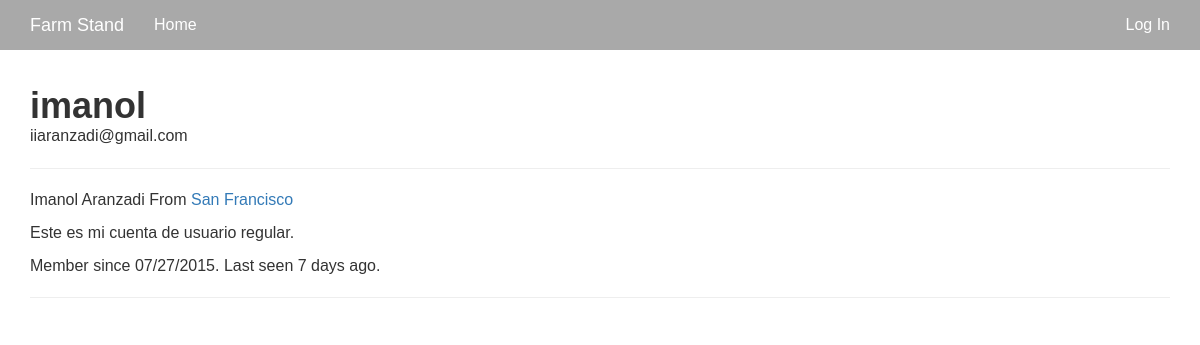
The page /user/imanol on the database as committed earlier.
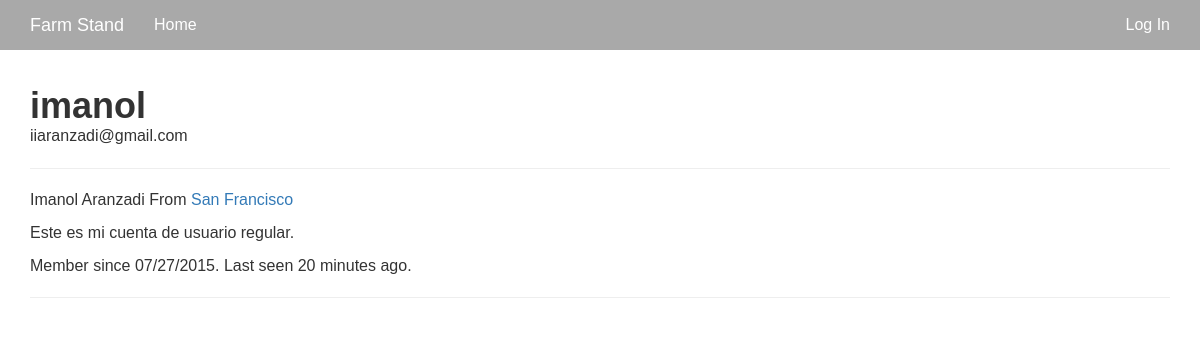
The same page on the database as committed later.
### app/models.py (models this page shows, shortened)
class User(UserMixin, db.Model):
    __tablename__ = 'users'
    id = db.Column(db.Integer, primary_key=True)
    email = db.Column(db.String(64), unique=True, index=True)
    phone = db.Column(db.String(64), unique=True, index=True)
    username = db.Column(db.String(64), unique=True, index=True)
    name = db.Column(db.String(64), index=True)
    about_me = db.Column(db.Text())
    location = db.Column(db.String(64))
    member_since = db.Column(db.DateTime(), default=datetime.utcnow)
    last_seen = db.Column(db.DateTime(), default=datetime.utcnow)
    role_id = db.Column(db.Integer, db.ForeignKey('roles.id'))
    password_hash = db.Column(db.String(128))
    confirmed = db.Column(db.Boolean, default=False)
    products = db.relationship('Product', backref='farmer', lazy='dynamic')
    @property
    def password(self):
        raise AttributeError('password is not a readable attribute')

### app/main/views.py (the view)
@main.route('/user/<username>')
def user(username):
    user = User.query.filter_by(username=username).first()
    if user is None:
        abort(404)
    return render_template('user.html', user=user)

### app/auth/views.py (called while the page is built)
@auth.before_app_request
def before_request():
    if current_user.is_authenticated():
        current_user.ping()
        if current_user.is_authenticated() and not current_user.confirmed and request.endpoint[:5] != 'auth.':
            return redirect(url_for('auth.unconfirmed'))

### app/main/__init__.py (called while the page is built)
@main.app_context_processor
def inject_permissions():
    return dict(Permission=Permission)

### app/models.py (called while the page is built)
    def is_administrator(self):
        return False

### app/templates/user.html (shortened to what this page needs)
{% extends "base.html" %}
{% import "bootstrap/wtf.html" as wtf %}
{% block content %}
<div class="container">
  <div class="page-header">
    <h1>{{ user.username }}</h1><span>{{ user.email }}</span>
    <hr>
    {% if user.name or user.location %} <p>
            {% if user.name %}{{ user.name }}{% endif %}
            {% if user.location %}
    From <a href="http://maps.google.com/?q={{ user.location }}"> {{ user.location }}
    </a>
    {% endif %}
    </p>
    {% endif %}
    {% if user.about_me %}<p>{{ user.about_me }}</p>{% endif %} <p>
            Member since {{ moment(user.member_since).format('L') }}.
            Last seen {{ moment(user.last_seen).fromNow() }}.
    </p>
  </div>
</div>
{% endblock %}

Rows that differ between the two databases and show on the page:
changed User "imanol": last_seen "7 days ago" → "20 minutes ago"
